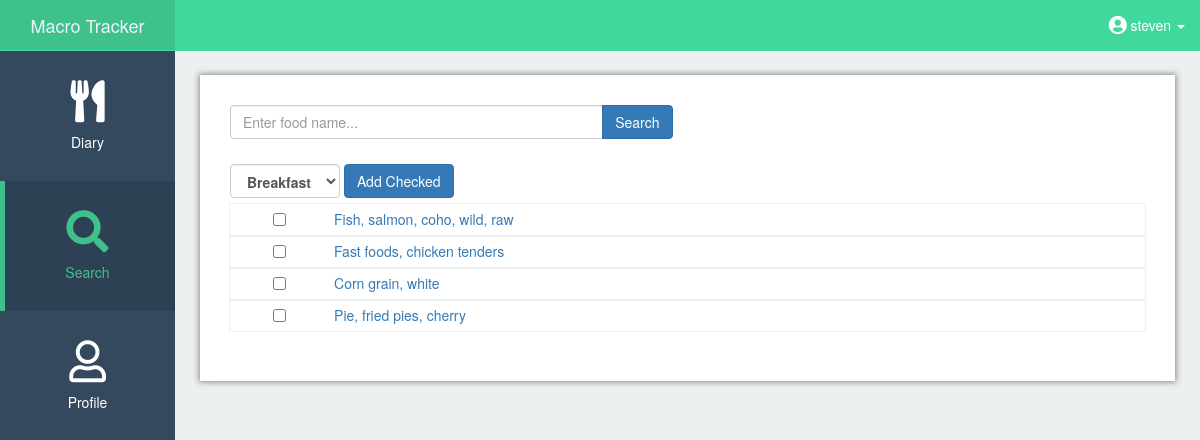
/search (signed in), run on an earlier commit of the app's database.
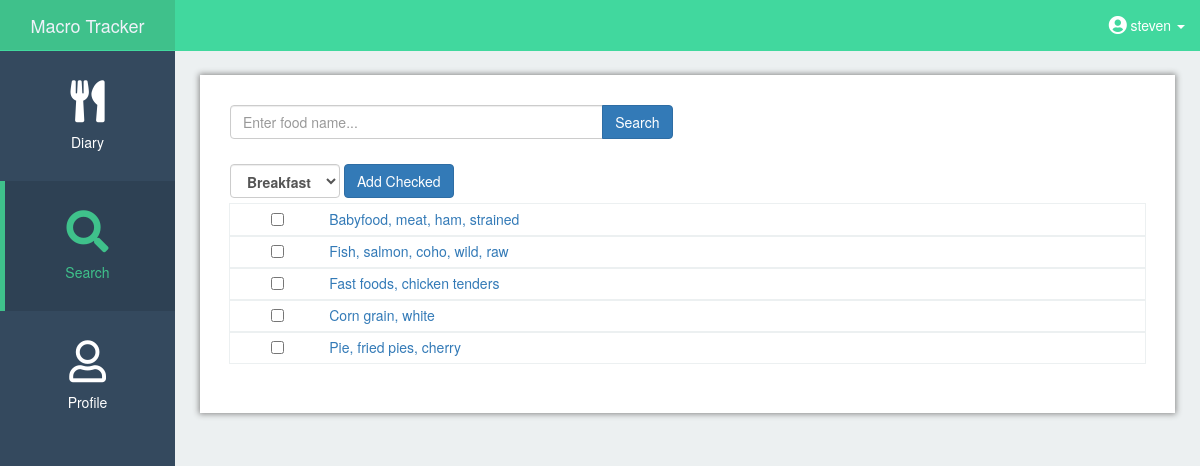
And on a later commit of the database.
### app/models.py (models this page shows, shortened)
class Food(db.Model):
    id = db.Column(db.Integer, primary_key=True)
    food_name = db.Column(db.String(140))
    kcal = db.Column(db.Numeric(10, 0))
    protein = db.Column(db.Numeric(10, 0))
    fat = db.Column(db.Numeric(10, 0))
    carbs = db.Column(db.Numeric(10, 0))
    meal = db.Column(db.String(64))
    ndbno = db.Column(db.String(64))
    unit = db.Column(db.String(64))
    count = db.Column(db.Numeric(10, 2))
    date = db.Column(db.String(64), index=True,
                     default=datetime.utcnow().strftime('%B %d, %Y'))
    user_id = db.Column(db.Integer, db.ForeignKey('user.id'))

### app/routes.py (the view, shortened to what this page needs)
@app.route('/search', methods=['GET', 'POST'])
@app.route('/search/<string:date>/<string:meal>', methods=['GET', 'POST'])
@login_required
def search(date=None, meal=None):
    form = SearchForm()
    if request.method == 'GET':
        food_list_clean = []
        recent_list = True
        recent_foods = Food.query.filter_by(user_id=current_user.get_id()).order_by(
            desc(Food.id)).group_by(Food.food_name)
        for food in recent_foods:
            food_list_clean.append((food.food_name, food.ndbno, food.id))
        return render_template('search.html', form=form, food_list_clean=food_list_clean,
                               recent_list=recent_list, date=date, meal=meal)

### app/forms.py
class SearchForm(FlaskForm):
    search = StringField('Search', validators=[DataRequired()])

### app/models.py (called while the page is built)
@login.user_loader
def load_user(id):
    return User.query.get(int(id))

### app/templates/search.html (shortened to what this page needs)
{% extends 'base.html' %} {% block app_content %}{% block styles %} {{super()}}
<link rel="stylesheet" href="{{url_for('.static', filename='search.css')}}">{% endblock %}
<div id="page-wrapper">
	<div class="container-fluid main-content-fluid">
		<div class="row">
			<form method='post'>
				<div class="col-sm-6 col-xs-12">
					<div class="input-group">
						{{ form.search(class="form-control", placeholder="Enter food name...") }}
						<span class="input-group-btn">
							<button type="submit" class="btn btn-primary mb-2" name="action" value="search">Search</button>
						</span>
					</div>
				</div>
			</form>
		</div>
		<form action="" method=POST>
			<table class="table table-condensed table-custom">
				{% if recent_list == True %}
				<tr>
					<th colspan="2">
						<div class="form-inline">
							{% if meal == None %}
							<select name="mealselect" class="form-control" id="sel1">
								<option>Breakfast</option>
							</select>
							{% endif %}
							<button type="submit" class="btn btn-primary" name="action" value="multiadd">Add Checked</button>
						</div>
					</th>
				</tr>
				{% endif %} {% for food_name in food_list_clean %}
				{% if food_name[0] != 'Quick Add' %}
				<tr class="content-rows">
					{% if recent_list == True %}
					<td class="text-center">
						<input type="checkbox" name="selected" value="{{ food_name[2] }}">
					</td>
					{% endif %}
					<td>
						<a href="{{ url_for('get_nutrition', ndbno = food_name[1], meal=meal, date=date) }}">{{ food_name[0] }}</a>
					</td>
				</tr>
				{% endif %}
				{% endfor %}
			</table>
		</form>
	</div>
</div>
</div>
{% endblock %}

What changed in the data, as far as the page shows it:
added Food: food_name "Babyfood, meat, ham, strained"
